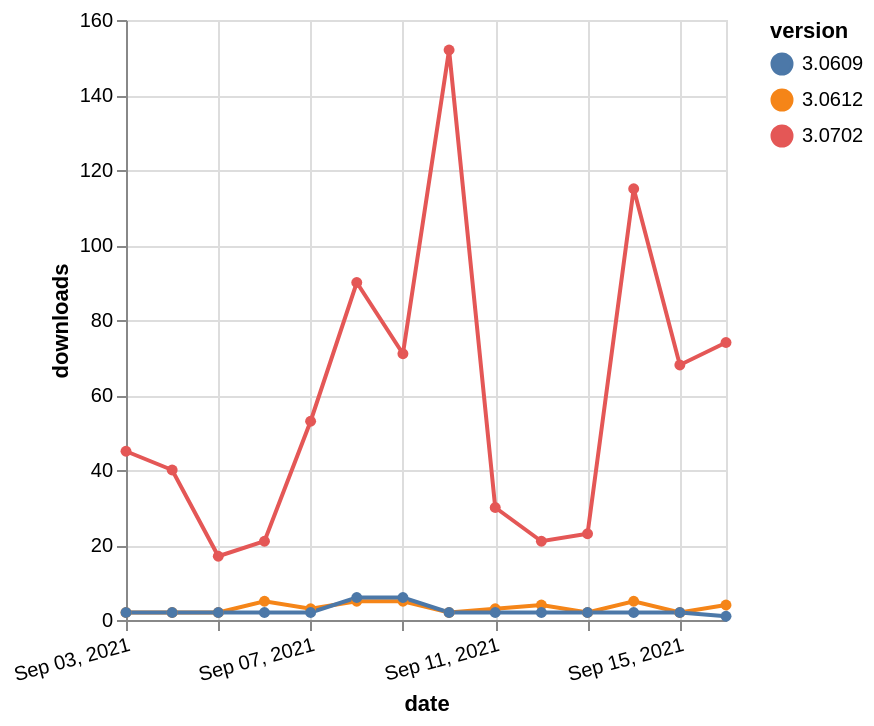

Here is the Vega-Lite specification saved for this chart:
### Vega-Lite specification from a JSON file in a GitHub repository (floating-point values rounded to 4 significant figures)
{"$schema": "https://vega.github.io/schema/vega-lite/v5.json", "description": "A simple bar chart with embedded data.", "data": {"values": [{"date": "2021-09-03", "total": 25127, "delta": 2, "version": "3.0612"}, {"date": "2021-09-04", "total": 25129, "delta": 2, "version": "3.0612"}, {"date": "2021-09-05", "total": 25131, "delta": 2, "version": "3.0612"}, {"date": "2021-09-06", "total": 25136, "delta": 5, "version": "3.0612"}, {"date": "2021-09-07", "total": 25139, "delta": 3, "version": "3.0612"}, {"date": "2021-09-08", "total": 25144, "delta": 5, "version": "3.0612"}, {"date": "2021-09-09", "total": 25149, "delta": 5, "version": "3.0612"}, {"date": "2021-09-10", "total": 25151, "delta": 2, "version": "3.0612"}, {"date": "2021-09-11", "total": 25154, "delta": 3, "version": "3.0612"}, {"date": "2021-09-12", "total": 25158, "delta": 4, "version": "3.0612"}, {"date": "2021-09-13", "total": 25160, "delta": 2, "version": "3.0612"}, {"date": "2021-09-14", "total": 25165, "delta": 5, "version": "3.0612"}, {"date": "2021-09-15", "total": 25167, "delta": 2, "version": "3.0612"}, {"date": "2021-09-16", "total": 25171, "delta": 4, "version": "3.0612"}, {"date": "2021-09-03", "total": 61993, "delta": 45, "version": "3.0702"}, {"date": "2021-09-04", "total": 62033, "delta": 40, "version": "3.0702"}, {"date": "2021-09-05", "total": 62050, "delta": 17, "version": "3.0702"}, {"date": "2021-09-06", "total": 62071, "delta": 21, "version": "3.0702"}, {"date": "2021-09-07", "total": 62124, "delta": 53, "version": "3.0702"}, {"date": "2021-09-08", "total": 62214, "delta": 90, "version": "3.0702"}, {"date": "2021-09-09", "total": 62285, "delta": 71, "version": "3.0702"}, {"date": "2021-09-10", "total": 62437, "delta": 152, "version": "3.0702"}, {"date": "2021-09-11", "total": 62467, "delta": 30, "version": "3.0702"}, {"date": "2021-09-12", "total": 62488, "delta": 21, "version": "3.0702"}, {"date": "2021-09-13", "total": 62511, "delta": 23, "version": "3.0702"}, {"date": "2021-09-14", "total": 62626, "delta": 115, "version": "3.0702"}, {"date": "2021-09-15", "total": 62694, "delta": 68, "version": "3.0702"}, {"date": "2021-09-16", "total": 62768, "delta": 74, "version": "3.0702"}, {"date": "2021-09-03", "total": 5828, "delta": 2, "version": "3.0609"}, {"date": "2021-09-04", "total": 5830, "delta": 2, "version": "3.0609"}, {"date": "2021-09-05", "total": 5832, "delta": 2, "version": "3.0609"}, {"date": "2021-09-06", "total": 5834, "delta": 2, "version": "3.0609"}, {"date": "2021-09-07", "total": 5836, "delta": 2, "version": "3.0609"}, {"date": "2021-09-08", "total": 5842, "delta": 6, "version": "3.0609"}, {"date": "2021-09-09", "total": 5848, "delta": 6, "version": "3.0609"}, {"date": "2021-09-10", "total": 5850, "delta": 2, "version": "3.0609"}, {"date": "2021-09-11", "total": 5852, "delta": 2, "version": "3.0609"}, {"date": "2021-09-12", "total": 5854, "delta": 2, "version": "3.0609"}, {"date": "2021-09-13", "total": 5856, "delta": 2, "version": "3.0609"}, {"date": "2021-09-14", "total": 5858, "delta": 2, "version": "3.0609"}, {"date": "2021-09-15", "total": 5860, "delta": 2, "version": "3.0609"}, {"date": "2021-09-16", "total": 5861, "delta": 1, "version": "3.0609"}]}, "width": "container", "mark": {"type": "line", "point": {"filled": true}}, "encoding": {"x": {"field": "date", "type": "temporal", "timeUnit": "yearmonthdate", "title": "date", "axis": {"labelAngle": -15}}, "y": {"field": "delta", "type": "quantitative", "title": "downloads"}, "color": {"field": "version", "type": "nominal"}, "tooltip": {"field": "delta"}}}
